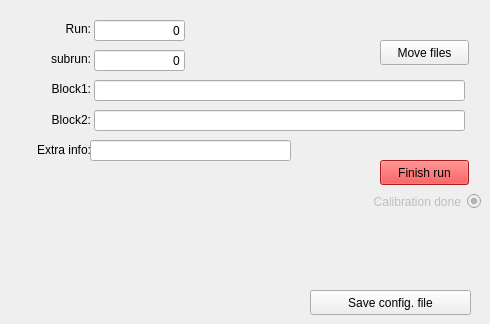
      <widget class="QWidget" name="tab_16">
       <attribute name="title">
        <string>Default</string>
       </attribute>
       <widget class="QRadioButton" name="calibration_check_3">
        <property name="enabled">
         <bool>false</bool>
        </property>
        <property name="geometry">
         <rect>
          <x>310</x>
          <y>190</y>
          <width>171</width>
          <height>23</height>
         </rect>
        </property>
        <property name="layoutDirection">
         <enum>Qt::RightToLeft</enum>
        </property>
        <property name="text">
         <string>Calibration done</string>
        </property>
        <property name="checkable">
         <bool>true</bool>
        </property>
        <property name="checked">
         <bool>true</bool>
        </property>
        <property name="autoRepeat">
         <bool>false</bool>
        </property>
        <property name="autoExclusive">
         <bool>false</bool>
        </property>
       </widget>
       <widget class="QLabel" name="label_22">
        <property name="geometry">
         <rect>
          <x>24</x>
          <y>20</y>
          <width>67</width>
          <height>17</height>
         </rect>
        </property>
        <property name="text">
         <string>Run:</string>
        </property>
        <property name="alignment">
         <set>Qt::AlignRight|Qt::AlignTrailing|Qt::AlignVCenter</set>
        </property>
       </widget>
       <widget class="QLabel" name="label_23">
        <property name="geometry">
         <rect>
          <x>10</x>
          <y>110</y>
          <width>81</width>
          <height>20</height>
         </rect>
        </property>
        <property name="text">
         <string>Block2:</string>
        </property>
        <property name="alignment">
         <set>Qt::AlignRight|Qt::AlignTrailing|Qt::AlignVCenter</set>
        </property>
       </widget>
       <widget class="QLabel" name="label_24">
        <property name="geometry">
         <rect>
          <x>24</x>
          <y>50</y>
          <width>67</width>
          <height>17</height>
         </rect>
        </property>
        <property name="text">
         <string>subrun:</string>
        </property>
        <property name="alignment">
         <set>Qt::AlignRight|Qt::AlignTrailing|Qt::AlignVCenter</set>
        </property>
       </widget>
       <widget class="QLineEdit" name="block1">
        <property name="geometry">
         <rect>
          <x>94</x>
          <y>80</y>
          <width>371</width>
          <height>21</height>
         </rect>
        </property>
        <property name="text">
         <string/>
        </property>
        <property name="alignment">
         <set>Qt::AlignRight|Qt::AlignTrailing|Qt::AlignVCenter</set>
        </property>
       </widget>
       <widget class="QLineEdit" name="run_3">
        <property name="geometry">
         <rect>
          <x>94</x>
          <y>20</y>
          <width>91</width>
          <height>21</height>
         </rect>
        </property>
        <property name="text">
         <string>0</string>
        </property>
        <property name="alignment">
         <set>Qt::AlignRight|Qt::AlignTrailing|Qt::AlignVCenter</set>
        </property>
        <property name="readOnly">
         <bool>false</bool>
        </property>
       </widget>
       <widget class="QPushButton" name="button_movefile_5">
        <property name="geometry">
         <rect>
          <x>380</x>
          <y>40</y>
          <width>89</width>
          <height>25</height>
         </rect>
        </property>
        <property name="text">
         <string>Move files</string>
        </property>
       </widget>
       <widget class="QLineEdit" name="subrun3">
        <property name="geometry">
         <rect>
          <x>94</x>
          <y>50</y>
          <width>91</width>
          <height>21</height>
         </rect>
        </property>
        <property name="text">
         <string>0</string>
        </property>
        <property name="alignment">
         <set>Qt::AlignRight|Qt::AlignTrailing|Qt::AlignVCenter</set>
        </property>
       </widget>
       <widget class="QPushButton" name="pushButton_4">
        <property name="geometry">
         <rect>
          <x>380</x>
          <y>160</y>
          <width>89</width>
          <height>25</height>
         </rect>
        </property>
        <property name="palette">
         <palette>
          <active>
           <colorrole role="Button">
            <brush brushstyle="SolidPattern">
             <color alpha="255">
              <red>239</red>
              <green>41</green>
              <blue>41</blue>
             </color>
            </brush>
           </colorrole>
           <colorrole role="Light">
            <brush brushstyle="SolidPattern">
             <color alpha="255">
              <red>255</red>
              <green>51</green>
              <blue>51</blue>
             </color>
            </brush>
           </colorrole>
           <colorrole role="Midlight">
            <brush brushstyle="SolidPattern">
             <color alpha="255">
              <red>229</red>
              <green>25</green>
              <blue>25</blue>
             </color>
            </brush>
           </colorrole>
           <colorrole role="Dark">
            <brush brushstyle="SolidPattern">
             <color alpha="255">
              <red>102</red>
              <green>0</green>
              <blue>0</blue>
             </color>
            </brush>
           </colorrole>
           <colorrole role="Mid">
            <brush brushstyle="SolidPattern">
             <color alpha="255">
              <red>136</red>
              <green>0</green>
              <blue>0</blue>
             </color>
            </brush>
           </colorrole>
           <colorrole role="Base">
            <brush brushstyle="SolidPattern">
             <color alpha="255">
              <red>239</red>
              <green>41</green>
              <blue>41</blue>
             </color>
            </brush>
           </colorrole>
           <colorrole role="Window">
            <brush brushstyle="SolidPattern">
             <color alpha="255">
              <red>239</red>
              <green>41</green>
              <blue>41</blue>
             </color>
            </brush>
           </colorrole>
           <colorrole role="Shadow">
            <brush brushstyle="SolidPattern">
             <color alpha="255">
              <red>0</red>
              <green>0</green>
              <blue>0</blue>
             </color>
            </brush>
           </colorrole>
           <colorrole role="AlternateBase">
            <brush brushstyle="SolidPattern">
             <color alpha="255">
              <red>229</red>
              <green>127</green>
              <blue>127</blue>
             </color>
            </brush>
           </colorrole>
          </active>
          <inactive>
           <colorrole role="Button">
            <brush brushstyle="SolidPattern">
             <color alpha="255">
              <red>239</red>
              <green>41</green>
              <blue>41</blue>
             </color>
            </brush>
           </colorrole>
           <colorrole role="Light">
            <brush brushstyle="SolidPattern">
             <color alpha="255">
              <red>255</red>
              <green>51</green>
              <blue>51</blue>
             </color>
            </brush>
           </colorrole>
           <colorrole role="Midlight">
            <brush brushstyle="SolidPattern">
             <color alpha="255">
              <red>229</red>
              <green>25</green>
              <blue>25</blue>
             </color>
            </brush>
           </colorrole>
           <colorrole role="Dark">
            <brush brushstyle="SolidPattern">
             <color alpha="255">
              <red>102</red>
              <green>0</green>
              <blue>0</blue>
             </color>
            </brush>
           </colorrole>
           <colorrole role="Mid">
            <brush brushstyle="SolidPattern">
             <color alpha="255">
              <red>136</red>
              <green>0</green>
              <blue>0</blue>
             </color>
            </brush>
           </colorrole>
           <colorrole role="Base">
            <brush brushstyle="SolidPattern">
             <color alpha="255">
              <red>239</red>
              <green>41</green>
              <blue>41</blue>
             </color>
            </brush>
           </colorrole>
           <colorrole role="Window">
            <brush brushstyle="SolidPattern">
             <color alpha="255">
              <red>239</red>
              <green>41</green>
              <blue>41</blue>
             </color>
            </brush>
           </colorrole>
           <colorrole role="Shadow">
            <brush brushstyle="SolidPattern">
             <color alpha="255">
              <red>0</red>
              <green>0</green>
              <blue>0</blue>
             </color>
            </brush>
           </colorrole>
           <colorrole role="AlternateBase">
            <brush brushstyle="SolidPattern">
             <color alpha="255">
              <red>229</red>
              <green>127</green>
              <blue>127</blue>
             </color>
            </brush>
           </colorrole>
          </inactive>
          <disabled>
           <colorrole role="Button">
            <brush brushstyle="SolidPattern">
             <color alpha="255">
              <red>239</red>
              <green>41</green>
              <blue>41</blue>
             </color>
            </brush>
           </colorrole>
           <colorrole role="Light">
            <brush brushstyle="SolidPattern">
             <color alpha="255">
              <red>255</red>
              <green>51</green>
              <blue>51</blue>
             </color>
            </brush>
           </colorrole>
           <colorrole role="Midlight">
            <brush brushstyle="SolidPattern">
             <color alpha="255">
              <red>229</red>
              <green>25</green>
              <blue>25</blue>
             </color>
            </brush>
           </colorrole>
           <colorrole role="Dark">
            <brush brushstyle="SolidPattern">
             <color alpha="255">
              <red>102</red>
              <green>0</green>
              <blue>0</blue>
             </color>
            </brush>
           </colorrole>
           <colorrole role="Mid">
            <brush brushstyle="SolidPattern">
             <color alpha="255">
              <red>136</red>
              <green>0</green>
              <blue>0</blue>
             </color>
            </brush>
           </colorrole>
           <colorrole role="Base">
            <brush brushstyle="SolidPattern">
             <color alpha="255">
              <red>239</red>
              <green>41</green>
              <blue>41</blue>
             </color>
            </brush>
           </colorrole>
           <colorrole role="Window">
            <brush brushstyle="SolidPattern">
             <color alpha="255">
              <red>239</red>
              <green>41</green>
              <blue>41</blue>
             </color>
            </brush>
           </colorrole>
           <colorrole role="Shadow">
            <brush brushstyle="SolidPattern">
             <color alpha="255">
              <red>0</red>
              <green>0</green>
              <blue>0</blue>
             </color>
            </brush>
           </colorrole>
           <colorrole role="AlternateBase">
            <brush brushstyle="SolidPattern">
             <color alpha="255">
              <red>204</red>
              <green>0</green>
              <blue>0</blue>
             </color>
            </brush>
           </colorrole>
          </disabled>
         </palette>
        </property>
        <property name="autoFillBackground">
         <bool>false</bool>
        </property>
        <property name="styleSheet">
         <string notr="true">background-color: rgb(239, 41, 41);
</string>
        </property>
        <property name="text">
         <string>Finish run</string>
        </property>
        <property name="autoDefault">
         <bool>false</bool>
        </property>
        <property name="default">
         <bool>false</bool>
        </property>
        <property name="flat">
         <bool>false</bool>
        </property>
       </widget>
       <widget class="QLineEdit" name="block2">
        <property name="geometry">
         <rect>
          <x>94</x>
          <y>110</y>
          <width>371</width>
          <height>21</height>
         </rect>
        </property>
        <property name="text">
         <string/>
        </property>
        <property name="alignment">
         <set>Qt::AlignRight|Qt::AlignTrailing|Qt::AlignVCenter</set>
        </property>
       </widget>
       <widget class="QLabel" name="label_27">
        <property name="geometry">
         <rect>
          <x>24</x>
          <y>80</y>
          <width>67</width>
          <height>17</height>
         </rect>
        </property>
        <property name="text">
         <string>Block1:</string>
        </property>
        <property name="alignment">
         <set>Qt::AlignRight|Qt::AlignTrailing|Qt::AlignVCenter</set>
        </property>
       </widget>
       <widget class="QLineEdit" name="extra_3">
        <property name="geometry">
         <rect>
          <x>90</x>
          <y>140</y>
          <width>201</width>
          <height>21</height>
         </rect>
        </property>
        <property name="styleSheet">
         <string notr="true"/>
        </property>
        <property name="text">
         <string/>
        </property>
        <property name="alignment">
         <set>Qt::AlignRight|Qt::AlignTrailing|Qt::AlignVCenter</set>
        </property>
       </widget>
       <widget class="QLabel" name="label_28">
        <property name="geometry">
         <rect>
          <x>10</x>
          <y>140</y>
          <width>81</width>
          <height>20</height>
         </rect>
        </property>
        <property name="text">
         <string>Extra info:</string>
        </property>
        <property name="alignment">
         <set>Qt::AlignRight|Qt::AlignTrailing|Qt::AlignVCenter</set>
        </property>
       </widget>
       <widget class="QPushButton" name="button_save_config_2">
        <property name="geometry">
         <rect>
          <x>310</x>
          <y>290</y>
          <width>161</width>
          <height>25</height>
         </rect>
        </property>
        <property name="text">
         <string>Save config. file</string>
        </property>
       </widget>
      </widget>
